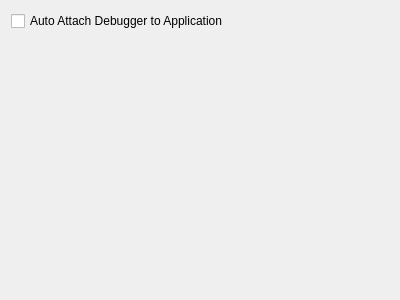
<?xml version="1.0" encoding="UTF-8"?>
<ui version="4.0">
 <class>VSSettingsWidget</class>
 <widget class="QWidget" name="VSSettingsWidget">
  <property name="geometry">
   <rect>
    <x>0</x>
    <y>0</y>
    <width>400</width>
    <height>300</height>
   </rect>
  </property>
  <property name="windowTitle">
   <string>Form</string>
  </property>
  <layout class="QFormLayout" name="formLayout">
   <item row="0" column="0">
    <widget class="QCheckBox" name="autoAttachBox">
     <property name="text">
      <string>Auto Attach Debugger to Application</string>
     </property>
    </widget>
   </item>
  </layout>
 </widget>
 <resources/>
 <connections/>
</ui>
